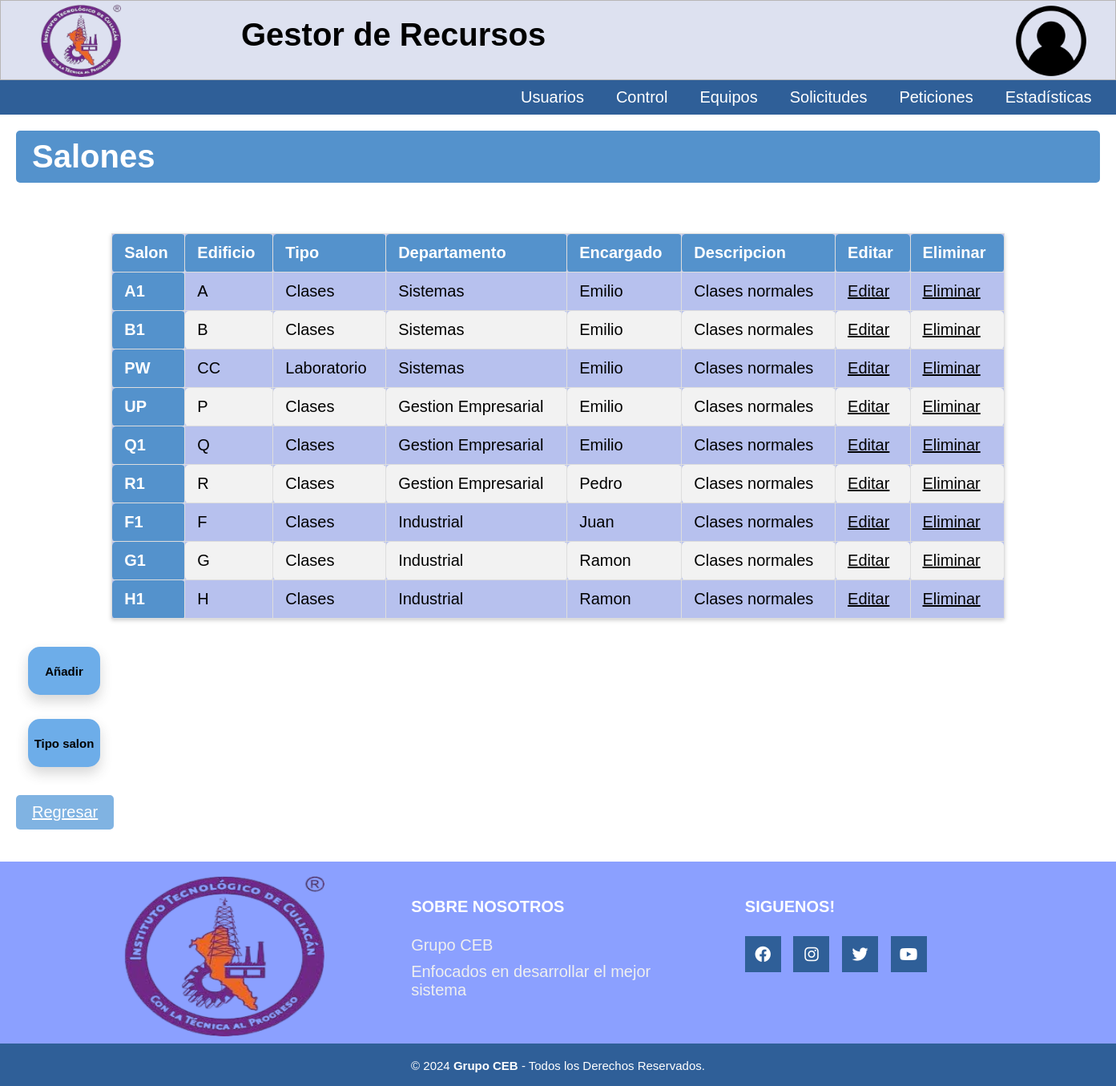
Screenshot of /Lugares/Salones/salon.php (signed in) with the database file from the repository.
### tables this page shows
Create table salon(
Id_salon varchar(20) not null primary key,
Id_edificio varchar(20) not null,
tipo int not null,
Id_usuario int not null,
descripcion text
);

create table edificio(
Id_edificio varchar(20) not null,
Id_departamento int not null,
PRIMARY KEY(Id_edificio, Id_departamento)
);

create table tipo_salon (
id_ts int not null auto_increment primary key,
tipo  varchar(20) not null
);

Create table departamento(
Id_departamento int not null auto_increment primary key,
nombre varchar(50) not null,
J_departamento varchar(100) not null
);

Create table Usuarios(
Id_usuario int not null auto_increment primary key,
Id_Utipo int not null,
nombre varchar(50) not null,
apellido varchar(50) not null,
Id_departamento int not null,
Id_especial int not null,
contraseña varchar(20)
);

### Lugares/Salones/salon.php (the view, shortened to what this page needs)
<?php
include("../../BD/ConexionBD.php");
$nombre = $_SESSION['nombre'];
$sql_select = "SELECT * FROM usuarios WHERE nombre = '$nombre'";
$result = $conn->query($sql_select);
$Usu = $result->fetch_assoc();
?>
<!DOCTYPE html>
<html lang="en">
<head>
	<link rel="stylesheet" href="https://cdnjs.cloudflare.com/ajax/libs/font-awesome/4.7.0/css/font-awesome.min.css">
    <link rel="stylesheet" href="../../CSS/menu.css" type="text/css">
    <link rel="stylesheet" href="../../CSS/departamentos.css" type="text/css">
    <link rel="stylesheet" href="../../CSS/cabecera.css" type="text/css">
    <link rel="stylesheet" href="../../CSS/pie_pagina.css" type="text/css">
    <link rel="stylesheet" href="../../CSS/tablas_boton.css" type="text/css">
    <link rel="stylesheet" href="../../CSS/formularios.css" type="text/css">
        <link
          rel="stylesheet"
          href="https://cdnjs.cloudflare.com/ajax/libs/font-awesome/6.1.1/css/all.min.css"
        />
</head>
<header class="cabecera_p">
    <div class="cabecera">
        <h1 class="nom_sis">Gestor de Recursos</h1>
        <a href="../../Menu.php"><img src="../../Imagenes/logo.png" class="img-logo" alt="Logo"></a>
        <a href="#"><img src="../../Imagenes/avatar.png" class="img-avatar" alt="Avatar"></a>
    </div>
    <div class="header">
        <ul class="nav">
            <?php if ($Usu['Id_Utipo'] == 1 || $Usu['Id_Utipo'] == 4): ?>
                <li><a href="../../Usuario/Usuario.php">Usuarios</a>
                </li>
                <li><a href="../InicioEdificios.php">Control</a>
                </li>
                <li><a href="#">Equipos</a>
                </li>
            <?php endif; ?>
            <?php if ($Usu['Id_Utipo'] == 1 || $Usu['Id_Utipo'] == 2 || $Usu['Id_Utipo'] == 3 || $Usu['Id_Utipo'] == 4): ?>
                <li><a href="#">Solicitudes</a>
                </li>
            <?php endif; ?>
            <?php if ($Usu['Id_Utipo'] == 1 || $Usu['Id_Utipo'] == 3 || $Usu['Id_Utipo'] == 4 || $Usu['Id_Utipo'] == 5): ?>
                <li><a href="#">Peticiones</a>
                </li>
            <?php endif; ?>
            <?php if ($Usu['Id_Utipo'] == 1 || $Usu['Id_Utipo'] == 4): ?>
                <li><a href="../../Estadisticas/graficas.php">Estadísticas</a>
                </li>
            <?php endif; ?>
        </ul>
    </div>
</header>
</head>
<body>
    <h1 class="titulo">Salones</h1>
    <br>
    <?php
        $sql = "SELECT
            salon.Id_salon,
            edificio.Id_edificio AS nom_edificio,
            tipo_salon.tipo AS tipo_salon,
            departamento.nombre AS departamento,
            salon.descripcion, Usuarios.nombre AS nombre_u
        FROM salon
        JOIN edificio ON salon.Id_edificio = edificio.Id_edificio
        JOIN tipo_salon ON tipo_salon.id_ts = salon.tipo
        JOIN departamento ON departamento.Id_departamento = edificio.Id_departamento
        JOIN Usuarios ON salon.Id_usuario = Usuarios.Id_usuario";
        $result = $conn->query($sql);
        echo "<table class='tabla'>";
        echo "<thead>";
        echo "<tr class='cont'>";
        echo "<th scope='col'>Salon</th>";
        echo "<th scope='col'>Edificio</th>";
        echo "<th scope='col'>Tipo</th>";
        echo "<th scope='col'>Departamento</th>";
        echo "<th scope='col'>Encargado</th>";
        echo "<th scope='col'>Descripcion</th>";
        echo "<th scope='col'>Editar</th>";
        echo "<th scope='col'>Eliminar</th>";
        echo "</tr>";
        echo "</thead>";
        echo "<tbody>";
        while ($fila = $result->fetch_assoc()) {
            echo "<tr>";
            echo "<th scope='row'>".$fila['Id_salon']."</th>";
            echo "<td>". $fila['nom_edificio']."</td>";
            echo "<td>". $fila['tipo_salon']."</td>";
            echo "<td>". $fila['departamento']."</td>";
            echo "<td>". $fila['nombre_u']."</td>";
            echo "<td>". $fila['descripcion']."</td>";
            echo "<td><a href='Modificar/Modificar_Salon.php?Id_salon=".$fila['Id_salon']."' class='editar'> Editar </td>";
		    echo "<td><a href='Eliminar/Eliminar_Salon.php?Id_salon=".$fila['Id_salon']."'>Eliminar</a></td>";
            echo "</tr>";
        }
        echo "</tbody>";
        echo "</table>";
    ?>
    <div class="botones">
        <a href="#" class="btn_edi" onclick="toggleForm()"><p class="tx">Añadir</p></a>
    </div>
    <div class="botones">
    <button class="btn_edi" onclick="toggleVisibility()"><p class="tx">Tipo salon</p></button>
    </div>
    <a href="../InicioEdificios.php" class="regresar">Regresar</a>
</body>
<footer class="pie-pagina">
        <div class="grupo-1">
            <div class="box">
                <figure>
                    <a href="Menu.php">
                        <img src="../../Imagenes/logo.png" alt="Logo Institucional">
                    </a>
                </figure>
            </div>
            <div class="box">
                <h2>SOBRE NOSOTROS</h2>
                <p>Grupo CEB</p>
                <p>Enfocados en desarrollar el mejor sistema</p>
            </div>
            <div class="box">
                <h2>SIGUENOS!</h2>
                <div class="red-social">
                    <a href="#" class="fa fa-facebook"></a>
                    <a href="#" class="fa fa-instagram"></a>
                    <a href="#" class="fa fa-twitter"></a>
                    <a href="#" class="fa fa-youtube"></a>
                </div>
            </div>
        </div>
        <div class="grupo-2">
            <small>&copy; 2024 <b>Grupo CEB</b> - Todos los Derechos Reservados.</small>
        </div>
    </footer>
</html>

### CSS/menu.css (style rules this page uses)
* { padding: 0px; margin: 0px; }
.header { margin: auto; width: 100%; background-color: #2f5f98; }
ul, ol { list-style: none; }
.nav { display: flex; margin-left: 630px; }
.nav > li { position: relative; float: left; }
.nav li a { background-color: #2f5f98; color: #fff; text-decoration: none; padding: 10px 20px; display: block; }

### CSS/departamentos.css (style rules this page uses)
a { text-decoration: underline; color: purple; }
.btn_edi { background-color: #6dade9; border: none; margin: 15px; width: 90px; height: 60px; border-radius: 15px; box-shadow: 0 8px 16px rgba(54, 53, 53, 0.2); transition: transform 0.3s, box-shadow 0.3s; display: flex; align-items: center; justify-content: center; text-decoration: none; }
.botones { display: flex; margin-left: 20px; }
.tx { text-align: center; font-size: 15px; font-weight: bold; color: rgb(0, 0, 0); }

### CSS/cabecera.css (style rules this page uses)
* { font-family: 'Roboto', sans-serif; }
html { font-size: 20px; overflow-y: auto; }
.cabecera { height: 100px; width: 100%; background-color: rgb(221, 225, 240); border: 0.5px solid rgb(184, 182, 182); }
.nom_sis { position: absolute; margin-top: 20px; margin-left: 300px; }
.img-logo { height: 90px; width: 100px; float: left; margin-left: 50px; margin-top: 5px; }
.img-avatar { height: 100px; width: 100px; float: right; margin-right: 30px; }

### CSS/pie_pagina.css (style rules this page uses)
.pie-pagina { width: 100%; background-color: #8ba0ff; margin-top: 30px; }
.pie-pagina .grupo-1 { width: 100%; max-width: 1200px; margin: auto; display:grid; grid-template-columns: repeat(3, 1fr); grid-gap:50px; padding: 45px 0px; }
.pie-pagina .grupo-1 .box figure { width: 100%; height: 100px; display: flex; justify-content: center; align-items: center; }
.pie-pagina .grupo-1 .box figure img { width: 250px; height: 200px; margin-top: 50px; }
.pie-pagina .grupo-1 .box h2 { color: #fff; margin-bottom: 25px; font-size: 20px; }
.pie-pagina .grupo-1 .box p { color: #efefef; margin-bottom: 10px; }
.pie-pagina .grupo-1 .red-social a { display: inline-block; text-decoration: none; width: 45px; height: 45px; line-height: 45px; color: #fff; margin-right: 10px; background-color: #2f5f98; text-align: center; transition: all 300ms ease; }
.pie-pagina .grupo-2 { background-color: #2f5f98; padding: 15px 10px; text-align: center; color: #fff; }
.pie-pagina .grupo-2 small { font-size: 15px; }

### CSS/tablas_boton.css (style rules this page uses)
.titulo { background-color: #5492cc; color: white; padding: 10px 20px; border: none; border-radius: 5px; cursor: pointer; font-family: 'Poppins', sans-serif; margin-left: 20px; margin-top: 20px; margin-right: 20px; }
.tabla { border-collapse: collapse; width: 80%; margin: 20px auto; font-family: 'Roboto', sans-serif; background-color: #b7c1ee; box-shadow: 0 2px 5px rgba(0, 0, 0, 0.2); }
.cont { text-align: center; }
.tabla th, .tabla td { border: 1px solid #ddd; padding: 12px 15px; text-align: left; }
.tabla th { background-color: #5492cc; color: white; font-weight: bold; }
.tabla td { color: #000000; }
.tabla tbody tr:nth-child(even) { background-color: #f2f2f2; }
.tabla th, table.tabla td { border-radius: 5px; }
a { text-decoration: underline; color: rgb(0, 0, 0); }
.regresar { background-color: #80b3e2; color: white; padding: 10px 20px; border: none; border-radius: 5px; cursor: pointer; font-family: 'Poppins', sans-serif; margin-top: 20px; margin-bottom: 10px; display: inline-block; margin-left: 20px; }

### CSS/formularios.css (style rules this page uses)
.titulo { background-color: #5492cc; color: white; padding: 10px 20px; border: none; border-radius: 5px; cursor: pointer; font-family: 'Poppins', sans-serif; margin-left: 20px; margin-top: 20px; margin-bottom: 20px; margin-right: 20px; }
.regresar { background-color: #80b3e2; color: white; padding: 10px 20px; border: none; border-radius: 5px; cursor: pointer; font-family: 'Poppins', sans-serif; margin-top: 20px; margin-bottom: 10px; display: inline-block; margin-left: 20px; }
* { font-family: 'Poppins', sans-serif; margin: 0; padding: 0; box-sizing: border-box; }

### rows the page displays
salon: Id_salon "A1", edificio.Id_edificio "A", tipo.tipo "Clases", departamento.nombre "Sistemas", Id_usuario.nombre "Emilio", descripcion "Clases normales"
salon: Id_salon "B1", edificio.Id_edificio "B", tipo.tipo "Clases", departamento.nombre "Sistemas", Id_usuario.nombre "Emilio", descripcion "Clases normales"
salon: Id_salon "PW", edificio.Id_edificio "CC", tipo.tipo "Laboratorio", departamento.nombre "Sistemas", Id_usuario.nombre "Emilio", descripcion "Clases normales"
salon: Id_salon "UP", edificio.Id_edificio "P", tipo.tipo "Clases", departamento.nombre "Gestion Empresarial", Id_usuario.nombre "Emilio", descripcion "Clases normales"
salon: Id_salon "Q1", edificio.Id_edificio "Q", tipo.tipo "Clases", departamento.nombre "Gestion Empresarial", Id_usuario.nombre "Emilio", descripcion "Clases normales"
salon: Id_salon "R1", edificio.Id_edificio "R", tipo.tipo "Clases", departamento.nombre "Gestion Empresarial", Id_usuario.nombre "Pedro", descripcion "Clases normales"
salon: Id_salon "F1", edificio.Id_edificio "F", tipo.tipo "Clases", departamento.nombre "Industrial", Id_usuario.nombre "Juan", descripcion "Clases normales"
salon: Id_salon "G1", edificio.Id_edificio "G", tipo.tipo "Clases", departamento.nombre "Industrial", Id_usuario.nombre "Ramon", descripcion "Clases normales"
salon: Id_salon "H1", edificio.Id_edificio "H", tipo.tipo "Clases", departamento.nombre "Industrial", Id_usuario.nombre "Ramon", descripcion "Clases normales"
